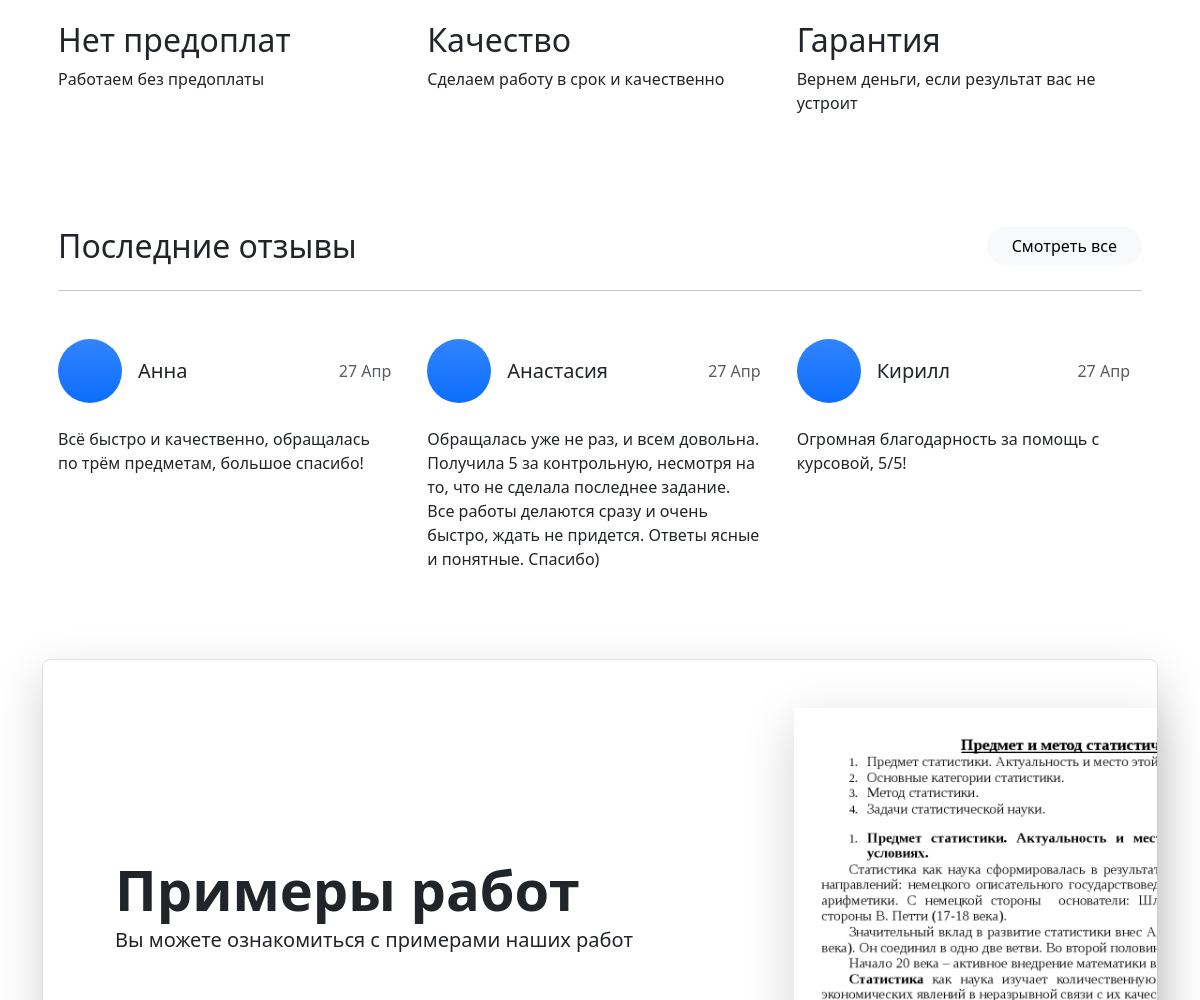
The app's page / (middle part), older data.
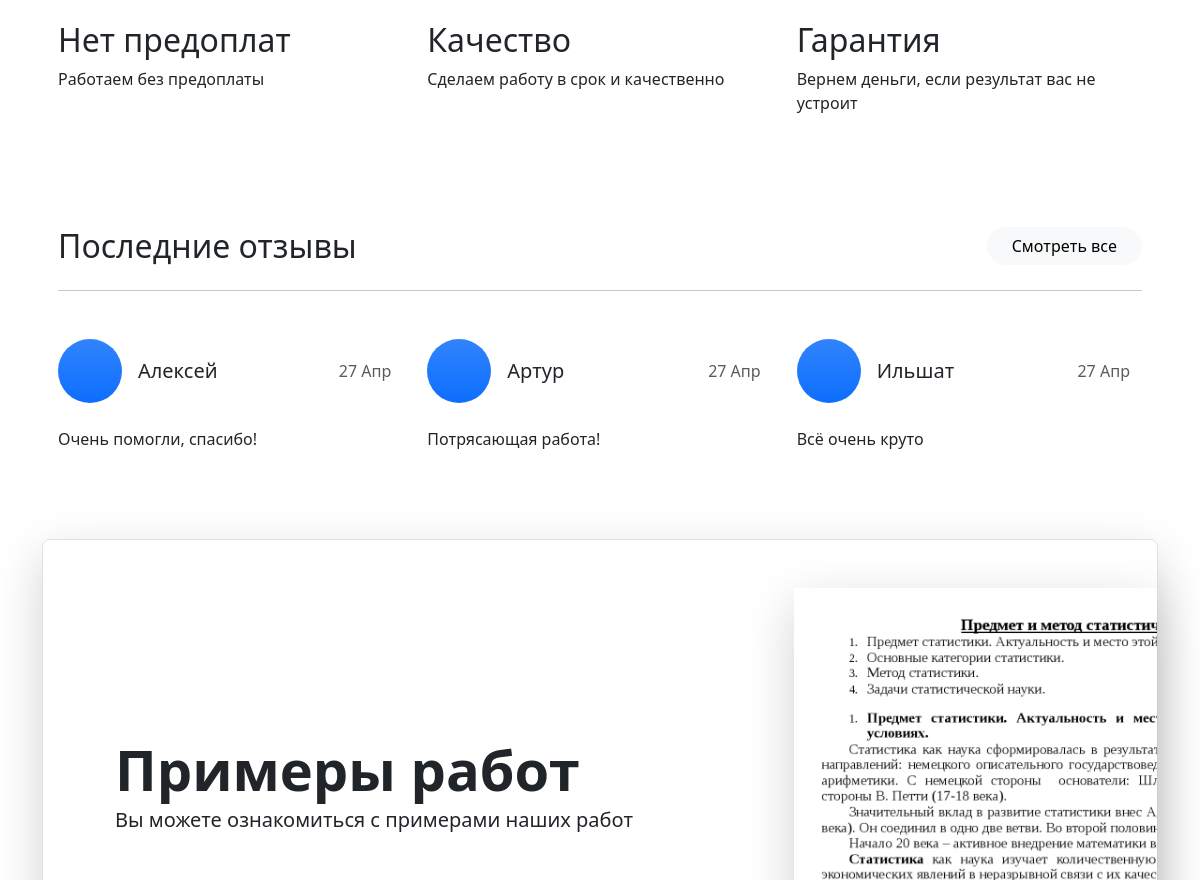
The same page, newer data.
### main_app/models.py (models this page shows, shortened)
class Review(models.Model):
    email = models.EmailField()
    name = models.CharField(max_length=100, verbose_name='Имя')
    rev = models.TextField(blank=True, verbose_name='Отзыв')
    time_create = models.DateTimeField(auto_now_add=True, verbose_name='Время публикации')
    class Meta:
        verbose_name = 'Отзыв'
        verbose_name_plural = 'Отзывы'

### main_app/views.py (the view)
# urls.py: path('', index, name='index'),
def index(request):
    all_articles = Articles.objects.all()
    context = {'disciplines_list': disciplines_list, 'recent_reviews': all_articles, 'advantages_list': advantages_list}
    return render(request, 'main_app/index.html', context=context)

### main_app/templatetags/main_tags.py (called while the page is built)
@register.inclusion_tag('main_app/recent_reviews.html')
def show_reviews():
    reviews = Review.objects.all()
    if len(reviews) >= 3:
        reviews = reviews.order_by('-pk')[:3]
    return {"reviews": reviews}

### main_app/templates/main_app/index.html (shortened to what this page needs)
{% extends 'main_app/base.html' %}
{% load main_tags %}
{% load bootstrap_icons %}
{% block content %}
<div class="container">
    <div class="container px-3 pt-5" id="features">
        <div class="row g-4 py-5 row-cols-1 row-cols-lg-3">
            {% for advantage in advantages_list %}
                <div class="feature col">
                    <h2>{{advantage.name}}</h2>
                    <p>{{advantage.description}}</p>
                </div>
            {% endfor %}
        </div>
    </div>
    {% show_reviews %}
    <div class="container my-3">
        <div class="row p-4 pb-0 pe-lg-0 pt-lg-5 align-items-center rounded-3 border shadow-lg">
            <div class="col-lg-7 p-3 p-lg-5 pt-lg-3">
                <h1 class="display-4 fw-bold lh-1">Примеры работ</h1>
                <p class="lead mb-5">Вы можете ознакомиться с примерами наших работ</p>
            </div>
            <div class="col-lg-4 offset-lg-1 p-0 overflow-hidden shadow-lg">
                <img class="rounded-lg-3" src="static/main_app/img/referat.png" alt="" width="600">
            </div>
        </div>
    </div>
</div>
{% endblock content%}

### main_app/templates/main_app/recent_reviews.html (shortened to what this page needs)
{% load bootstrap_icons %}
{% load main_tags %}
<div class="container px-3 py-5">
    <p class="h2 d-inline">Последние отзывы</p>
    <a href="{% url 'reviews' %}" class="btn btn-light d-none d-sm-inline rounded-pill px-4 float-end">Смотреть все</a>
    <hr class="my-4">
    <div class="row g-4 my-2 row-cols-1 row-cols-lg-3">
        {% for review in reviews %}
            <div class="col pe-4">
                <div class="d-flex align-items-center mb-2">
                    <div class="feature-icon bg-primary bg-gradient rounded-circle mb-3">
                    </div>
                    <p class="ms-3 fs-5">{{ review.name }}</p>
                    <p class="ms-auto text-muted">{{ review.time_create|date:"d M" }}</p>
                </div>
                <p class="">{{ review.rev }}</p>
            </div>
        {% endfor %}
    </div>
</div>

Row changes from the older to the newer data that the page shows:
no longer on this page (row unchanged): Review: name "Анна", time_create "27 Апр", rev "Всё быстро и качественно, обращалась по трём предметам, большое спасибо!"
no longer on this page (row unchanged): Review: name "Анастасия", time_create "27 Апр", rev "Обращалась уже не раз, и всем довольна. Получила 5 за контрольную, несмотря на то, что не сделала последнее задание. Все работы делаются сразу и очень быстро, ждать не придется. Ответы ясные и понятные. Спасибо)"
no longer on this page (row unchanged): Review: name "Кирилл", time_create "27 Апр", rev "Огромная благодарность за помощь с курсовой, 5/5!"
added Review: name "Алексей", time_create "27 Апр", rev "Очень помогли, спасибо!"
added Review: name "Артур", time_create "27 Апр", rev "Потрясающая работа!"
added Review: name "Ильшат", time_create "27 Апр", rev "Всё очень круто"
